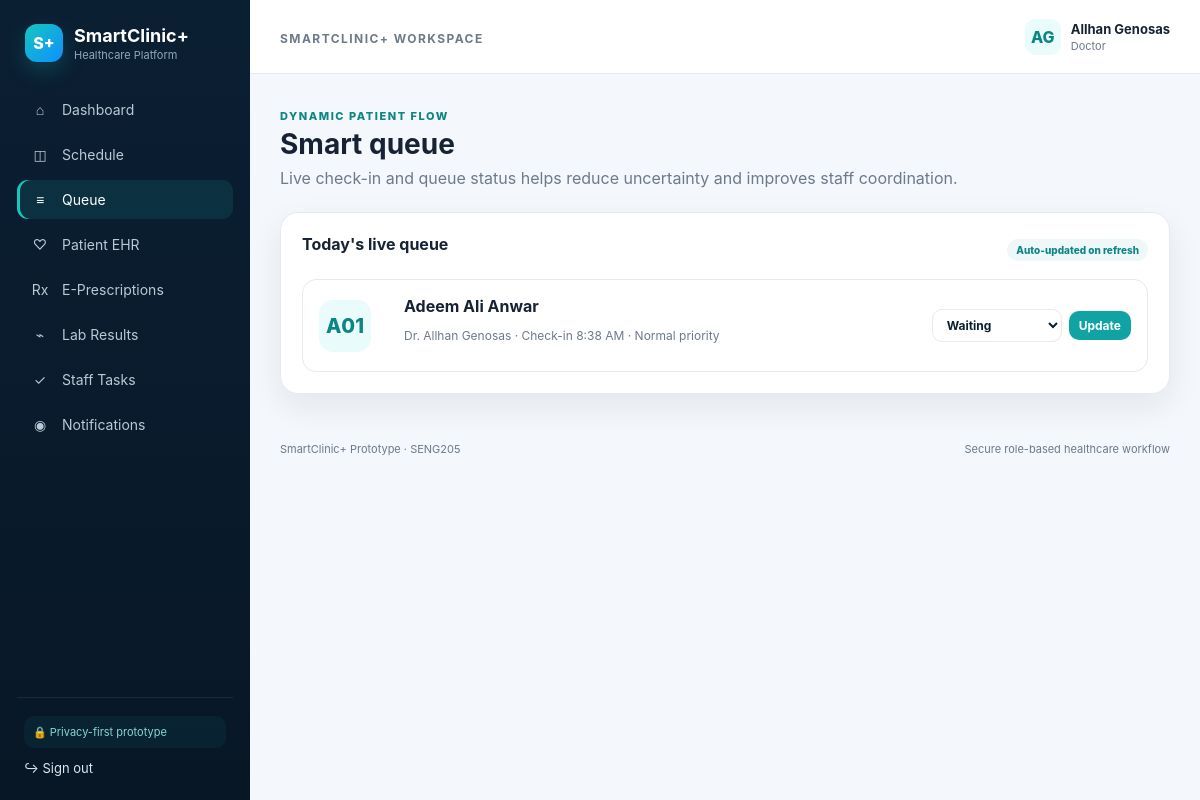
The app's page /queue.php (signed in) with its own data.
### tables this page shows
CREATE TABLE users (
 id INT AUTO_INCREMENT PRIMARY KEY,
 first_name VARCHAR(60) NOT NULL,
 last_name VARCHAR(60) NOT NULL,
 email VARCHAR(160) NOT NULL UNIQUE,
 password_hash VARCHAR(255) NOT NULL,
 role ENUM('patient','doctor','nurse','admin') NOT NULL,
 status ENUM('active','inactive') NOT NULL DEFAULT 'active',
 created_at TIMESTAMP DEFAULT CURRENT_TIMESTAMP,
 updated_at TIMESTAMP DEFAULT CURRENT_TIMESTAMP ON UPDATE CURRENT_TIMESTAMP
);

CREATE TABLE queue_entries (
 id INT AUTO_INCREMENT PRIMARY KEY,
 appointment_id INT NOT NULL UNIQUE,
 queue_number INT NOT NULL,
 priority ENUM('normal','high','emergency') DEFAULT 'normal',
 status ENUM('waiting','called','in_consultation','completed','skipped') DEFAULT 'waiting',
 check_in_time TIMESTAMP DEFAULT CURRENT_TIMESTAMP,
 called_at DATETIME NULL,
 completed_at DATETIME NULL,
 wait_minutes INT NULL,
 FOREIGN KEY(appointment_id) REFERENCES appointments(id) ON DELETE CASCADE
);

### includes/db.php (called while the page is built, shortened)
<?php
function db(): PDO
{
    static $pdo = null;
    if ($pdo instanceof PDO) return $pdo;
    $dsn = 'mysql:host=' . DB_HOST . ';port=' . DB_PORT . ';dbname=' . DB_NAME . ';charset=utf8mb4';
    try {
        $pdo = new PDO($dsn, DB_USER, DB_PASS, [
            PDO::ATTR_ERRMODE => PDO::ERRMODE_EXCEPTION,
            PDO::ATTR_DEFAULT_FETCH_MODE => PDO::FETCH_ASSOC,
            PDO::ATTR_EMULATE_PREPARES => false,
        ]);
        return $pdo;
    } catch (PDOException $e) {
        http_response_code(500);
        $safe = APP_ENV === 'development' ? htmlspecialchars($e->getMessage()) : 'Database connection failed.';
        die('<div style="font-family:Arial;padding:2rem;max-width:760px;margin:auto"><h2>SmartClinic+ database connection error</h2><p>' . $safe . '</p><p>Import <code>database/smartclinic_plus.sql</code> in phpMyAdmin, then check <code>config/config.php</code>.</p></div>');
    }
}

### includes/auth.php (called while the page is built, shortened)
<?php
require_once __DIR__ . '/db.php';
function current_user(): ?array
{
    static $user = null;
    if ($user !== null) return $user;
    $stmt = db()->prepare('SELECT id, first_name, last_name, email, role, status FROM users WHERE id = ? LIMIT 1');
    $stmt->execute([$_SESSION['user_id']]);
    $user = $stmt->fetch() ?: null;
    return $user;
}
function require_login(): void
{
    if (!current_user()) {
        $_SESSION['flash'] = ['type' => 'error', 'message' => 'Please sign in to continue.'];
        header('Location: login.php');
        exit;
    }
}

### includes/functions.php (called while the page is built, shortened)
<?php
require_once __DIR__ . '/auth.php';
function e(?string $value): string
{
    return htmlspecialchars((string)$value, ENT_QUOTES, 'UTF-8');
}
function full_name(array $u): string
{
    return trim(($u['first_name'] ?? '') . ' ' . ($u['last_name'] ?? ''));
}
function role_label(string $role): string
{
    return [
        'patient' => 'Patient',
        'doctor'  => 'Doctor',
        'nurse'   => 'Nurse / Staff',
        'admin'   => 'Administrator'
    ][$role] ?? ucfirst($role);
}

### queue.php (the view, shortened to what this page needs)
<?php
require_once __DIR__ . '/includes/functions.php';
require_login();
$pdo = db();
include __DIR__ . '/includes/header.php';
?>
<div class="page-head">
    <div>
        <span class="kicker">Dynamic patient flow</span>
        <h1>Smart queue</h1>
        <p>Live check-in and queue status helps reduce uncertainty and improves staff coordination.</p>
    </div>
</div>
<?php if ($u['role'] === 'patient'): ?>
    <?php
    $pid = patient_id_for_user($u['id']);
    $s = $pdo->prepare('SELECT q.*, a.appointment_time, CONCAT(d.title, " ", du.first_name, " ", du.last_name) doctor_name FROM queue_entries q JOIN appointments a ON a.id = q.appointment_id JOIN doctors d ON d.id = a.doctor_id JOIN users du ON du.id = d.user_id WHERE a.patient_id = ? AND DATE(q.check_in_time) = CURDATE() ORDER BY q.id DESC LIMIT 1');
    $s->execute([$pid]);
    $q = $s->fetch();
    if ($q):
        $ahead = $pdo->prepare('SELECT COUNT(*) FROM queue_entries WHERE DATE(check_in_time) = CURDATE() AND status = "waiting" AND queue_number < ?');
        $ahead->execute([$q['queue_number']]);
        $ahead = (int)$ahead->fetchColumn();
    ?>
        <div class="grid grid-3">
            <div class="card">
                <small>Your queue number</small>
                <div class="value" style="font-size:46px;font-weight:800;color:var(--teal2)">
                    A<?= str_pad($q['queue_number'], 2, '0', STR_PAD_LEFT) ?>
                </div>
            </div>
            <div class="card">
                <small>Patients ahead</small>
                <div class="value" style="font-size:46px;font-weight:800"><?= $ahead ?></div>
            </div>
            <div class="card">
                <small>Current status</small>
                <div style="margin-top:14px"><?= status_badge($q['status']) ?></div>
                <p class="muted small"><?= e($q['doctor_name']) ?></p>
            </div>
        </div>
    <?php else: ?>
        <?php
        $s = $pdo->prepare('SELECT a.id, a.appointment_time, CONCAT(d.title, " ", du.first_name, " ", du.last_name) doctor_name FROM appointments a JOIN doctors d ON d.id = a.doctor_id JOIN users du ON du.id = d.user_id LEFT JOIN queue_entries q ON q.appointment_id = a.id WHERE a.patient_id = ? AND a.appointment_date = CURDATE() AND a.status IN("booked", "confirmed") AND q.id IS NULL ORDER BY a.appointment_time LIMIT 1');
        $s->execute([$pid]);
        $appt = $s->fetch();
        ?>
        <div class="card">
            <?php if ($appt): ?>
                <h3>Ready to check in?</h3>
                <p class="muted">Today's appointment: <?= date('g:i A', strtotime($appt['appointment_time'])) ?> with <?= e($appt['doctor_name']) ?>.</p>
                <form method="post">
                    <input type="hidden" name="csrf" value="<?= csrf_token() ?>">
                    <input type="hidden" name="action" value="checkin">
                    <input type="hidden" name="id" value="<?= $appt['id'] ?>">
                    <button class="btn btn-primary">Check in now</button>
                </form>
            <?php else: ?>
                <div class="empty">You do not have an eligible appointment to check in for today.</div>
            <?php endif; ?>
        </div>
    <?php endif; ?>
<?php else: ?>
    <div class="card">
        <div class="split-head">
            <h3>Today's live queue</h3>
            <span class="pill">Auto-updated on refresh</span>
        </div>
        <div class="list">
            <?php
            $sql = 'SELECT q.*, a.appointment_time, CONCAT(pu.first_name, " ", pu.last_name) patient_name, CONCAT(d.title, " ", du.first_name, " ", du.last_name) doctor_name, a.doctor_id FROM queue_entries q JOIN appointments a ON a.id = q.appointment_id JOIN patients p ON p.id = a.patient_id JOIN users pu ON pu.id = p.user_id JOIN doctors d ON d.id = a.doctor_id JOIN users du ON du.id = d.user_id WHERE DATE(q.check_in_time) = CURDATE()';
            $args = [];
            if ($u['role'] === 'doctor') {
                $sql .= ' AND a.doctor_id = ?';
                $args[] = doctor_id_for_user($u['id']);
            }
            $sql .= ' ORDER BY FIELD(q.priority, "emergency", "high", "normal"), q.queue_number';
            $s = $pdo->prepare($sql);
            $s->execute($args);
            $rows = $s->fetchAll();
            if (!$rows):
            ?>
                <div class="empty">No patients have checked in yet.</div>
            <?php else: ?>
                <?php foreach ($rows as $r): ?>
                    <div class="queue-card">
                        <div class="queue-number">A<?= str_pad($r['queue_number'], 2, '0', STR_PAD_LEFT) ?></div>
                        <div>
                            <b><?= e($r['patient_name']) ?></b>
                            <p class="muted small"><?= e($r['doctor_name']) ?> · Check-in <?= date('g:i A', strtotime($r['check_in_time'])) ?> · <?= e(ucfirst($r['priority'])) ?> priority</p>
                        </div>
                        <div class="queue-actions">
                            <form method="post" style="display:flex;gap:7px;align-items:center">
                                <select name="status" class="btn btn-ghost btn-sm">
                                    <?php foreach (['waiting', 'called', 'in_consultation', 'completed', 'skipped'] as $st): ?>
                                        <option value="<?= $st ?>" <?= $r['status'] === $st ? 'selected' : '' ?>><?= str_replace('_', ' ', ucfirst($st)) ?></option>
                                    <?php endforeach; ?>
                                </select>
                                <button class="btn btn-primary btn-sm">Update</button>
                            </form>
                        </div>
                    </div>
                <?php endforeach; ?>
            <?php endif; ?>
        </div>
    </div>
<?php endif; ?>
<?php include __DIR__ . '/includes/footer.php'; ?>

### includes/header.php (shortened to what this page needs)
<?php
require_once __DIR__ . '/functions.php';
$u = current_user();
$current = basename($_SERVER['PHP_SELF']);
?>
<!doctype html>
<html lang="en">
<head>
    <link rel="stylesheet" href="assets/css/style.css">
</head>
<body>
<?php if ($u): ?>
    <div class="app-shell">
        <aside class="sidebar">
            <a class="brand" href="dashboard.php">
                <span class="brand-mark">S+</span>
                <span><strong>SmartClinic+</strong><small>Healthcare Platform</small></span>
            </a>
            <nav class="nav">
                <a class="<?= $current === 'dashboard.php' ? 'active' : '' ?>" href="dashboard.php"><span>⌂</span> Dashboard</a>
                <?php if ($u['role'] === 'patient'): ?>
                    <a class="<?= $current === 'appointments.php' ? 'active' : '' ?>" href="appointments.php"><span>◫</span> Appointments</a>
                    <a class="<?= $current === 'queue.php' ? 'active' : '' ?>" href="queue.php"><span>≡</span> My Queue</a>
                    <a class="<?= $current === 'ehr.php' ? 'active' : '' ?>" href="ehr.php"><span>♡</span> Health Record</a>
                    <a class="<?= $current === 'prescriptions.php' ? 'active' : '' ?>" href="prescriptions.php"><span>Rx</span> Prescriptions</a>
                    <a class="<?= $current === 'labs.php' ? 'active' : '' ?>" href="labs.php"><span>⌁</span> Lab Results</a>
                <?php elseif ($u['role'] === 'doctor'): ?>
                    <a class="<?= $current === 'appointments.php' ? 'active' : '' ?>" href="appointments.php"><span>◫</span> Schedule</a>
                    <a class="<?= $current === 'queue.php' ? 'active' : '' ?>" href="queue.php"><span>≡</span> Queue</a>
                    <a class="<?= $current === 'ehr.php' ? 'active' : '' ?>" href="ehr.php"><span>♡</span> Patient EHR</a>
                    <a class="<?= $current === 'prescriptions.php' ? 'active' : '' ?>" href="prescriptions.php"><span>Rx</span> E-Prescriptions</a>
                    <a class="<?= $current === 'labs.php' ? 'active' : '' ?>" href="labs.php"><span>⌁</span> Lab Results</a>
                    <a class="<?= $current === 'tasks.php' ? 'active' : '' ?>" href="tasks.php"><span>✓</span> Staff Tasks</a>
                <?php endif; ?>
                <a class="<?= $current === 'notifications.php' ? 'active' : '' ?>" href="notifications.php">
                    <span>◉</span> Notifications
                </a>
            </nav>
            <div class="sidebar-foot">
                <div class="privacy-chip">🔒 Privacy-first prototype</div>
                <a href="logout.php">↪ Sign out</a>
            </div>
        </aside>
        <main class="main">
            <header class="topbar">
                <div>
                    <span class="eyebrow">SmartClinic+ Workspace</span>
                </div>
                <div class="user-chip">
                    <span class="avatar"><?= e(strtoupper(substr($u['first_name'], 0, 1) . substr($u['last_name'], 0, 1))) ?></span>
                    <span>
                        <strong><?= e(full_name($u)) ?></strong>
                        <small><?= e(role_label($u['role'])) ?></small>
                    </span>
                </div>
            </header>
            <section class="content">
<?php endif; ?>

### assets/css/style.css (style rules this page uses)
:root { --navy: #0b1f33; --navy2: #102b46; --teal: #0fa3a3; --teal2: #0c8585; --cyan: #e9fbfb; --bg: #f4f7fb; --card: #fff; --text: #172334; --muted: #6d7a8a; --line: #e5eaf0; --success: #16835d; --warn: #b96a0b; --danger: #c23d4b; --info: #2167ad; --shadow: 0 12px 32px rgba(22, 45, 72, .08); --radius: 18px; }
* { box-sizing: border-box; }
html { scroll-behavior: smooth; }
body { margin: 0; font-family: Inter, Segoe UI, Arial, sans-serif; color: var(--text); background: var(--bg); }
a { text-decoration: none; color: inherit; }
button, input, select, textarea { font: inherit; }
.app-shell { min-height: 100vh; display: grid; grid-template-columns: 250px 1fr; }
.sidebar { position: sticky; top: 0; height: 100vh; background: linear-gradient(180deg, var(--navy), #081726); color: #dce7f0; padding: 24px 17px; display: flex; flex-direction: column; z-index: 20; }
.brand { display: flex; align-items: center; gap: 11px; margin: 0 8px 28px; }
.brand strong { display: block; color: #fff; font-size: 18px; }
.brand small { display: block; color: #8fa8ba; font-size: 11px; margin-top: 2px; }
.brand-mark { width: 38px; height: 38px; border-radius: 12px; background: linear-gradient(135deg, #15c7bd, #0f8fff); color: #fff; display: grid; place-items: center; font-weight: 800; box-shadow: 0 8px 20px rgba(15, 163, 163, .28); }
.nav { display: grid; gap: 6px; }
.nav a { display: flex; align-items: center; gap: 11px; padding: 11px 12px; border-radius: 11px; color: #b9c9d5; font-size: 14px; }
.nav a:hover, .nav a.active { background: rgba(21, 199, 189, .12); color: #fff; }
.nav a.active { box-shadow: inset 3px 0 #15c7bd; }
.nav a span { width: 22px; text-align: center; }
.sidebar-foot { margin-top: auto; border-top: 1px solid rgba(255, 255, 255, .08); padding: 18px 7px 0; display: grid; gap: 12px; font-size: 13px; }
.privacy-chip { font-size: 11px; color: #84d7d2; background: rgba(15, 163, 163, .08); padding: 9px; border-radius: 10px; }
.main { min-width: 0; }
.topbar { height: 74px; padding: 0 30px; background: #fff; border-bottom: 1px solid var(--line); display: flex; align-items: center; justify-content: space-between; position: sticky; top: 0; z-index: 10; }
.eyebrow { font-size: 12px; font-weight: 700; text-transform: uppercase; letter-spacing: .12em; color: var(--muted); }
.user-chip { display: flex; align-items: center; gap: 10px; }
.user-chip strong, .user-chip small { display: block; font-size: 13px; }
.user-chip small { font-size: 11px; color: var(--muted); margin-top: 2px; }
.avatar { width: 36px; height: 36px; border-radius: 11px; background: var(--cyan); color: var(--teal2); display: grid; place-items: center; font-weight: 800; }
.content { padding: 30px; max-width: 1500px; margin: 0 auto; }
.page-head { display: flex; justify-content: space-between; gap: 20px; align-items: flex-start; margin-bottom: 24px; }
.page-head h1 { margin: 3px 0 7px; font-size: 28px; }
.page-head p { margin: 0; color: var(--muted); max-width: 720px; }
.kicker { font-size: 11px; text-transform: uppercase; letter-spacing: .14em; font-weight: 800; color: var(--teal2); }
.card { background: var(--card); border: 1px solid var(--line); border-radius: var(--radius); box-shadow: var(--shadow); padding: 21px; }
.card h3 { margin: 0 0 12px; font-size: 16px; }
.btn { display: inline-flex; align-items: center; justify-content: center; gap: 8px; border: 0; border-radius: 10px; padding: 10px 14px; font-weight: 700; font-size: 13px; cursor: pointer; }
.btn-primary { background: var(--teal); color: #fff; }
.btn-ghost { background: #fff; color: var(--navy); border: 1px solid var(--line); }
.btn-sm { padding: 7px 10px; font-size: 12px; }
.list { display: grid; gap: 11px; }
.queue-card { display: grid; grid-template-columns: 70px 1fr auto; align-items: center; gap: 15px; padding: 16px; border: 1px solid var(--line); border-radius: 14px; }
.queue-number { width: 52px; height: 52px; border-radius: 14px; background: var(--cyan); display: grid; place-items: center; font-size: 20px; font-weight: 800; color: var(--teal2); }
.split-head { display: flex; justify-content: space-between; align-items: center; margin-bottom: 13px; }
.muted { color: var(--muted); }
.small { font-size: 12px; }
.pill { display: inline-flex; padding: 5px 9px; border-radius: 99px; background: #eff8f8; color: var(--teal2); font-size: 10px; font-weight: 800; }

### records on screen
users: first_name+last_name "AG", full_name($u) "Allhan Genosas", role "Doctor"
queue_entries: queue_number "01", patient_name "Adeem Ali Anwar", doctor_name "Dr. Allhan Genosas", check_in_time "8:38 AM", priority "Normal", status "Waiting"
